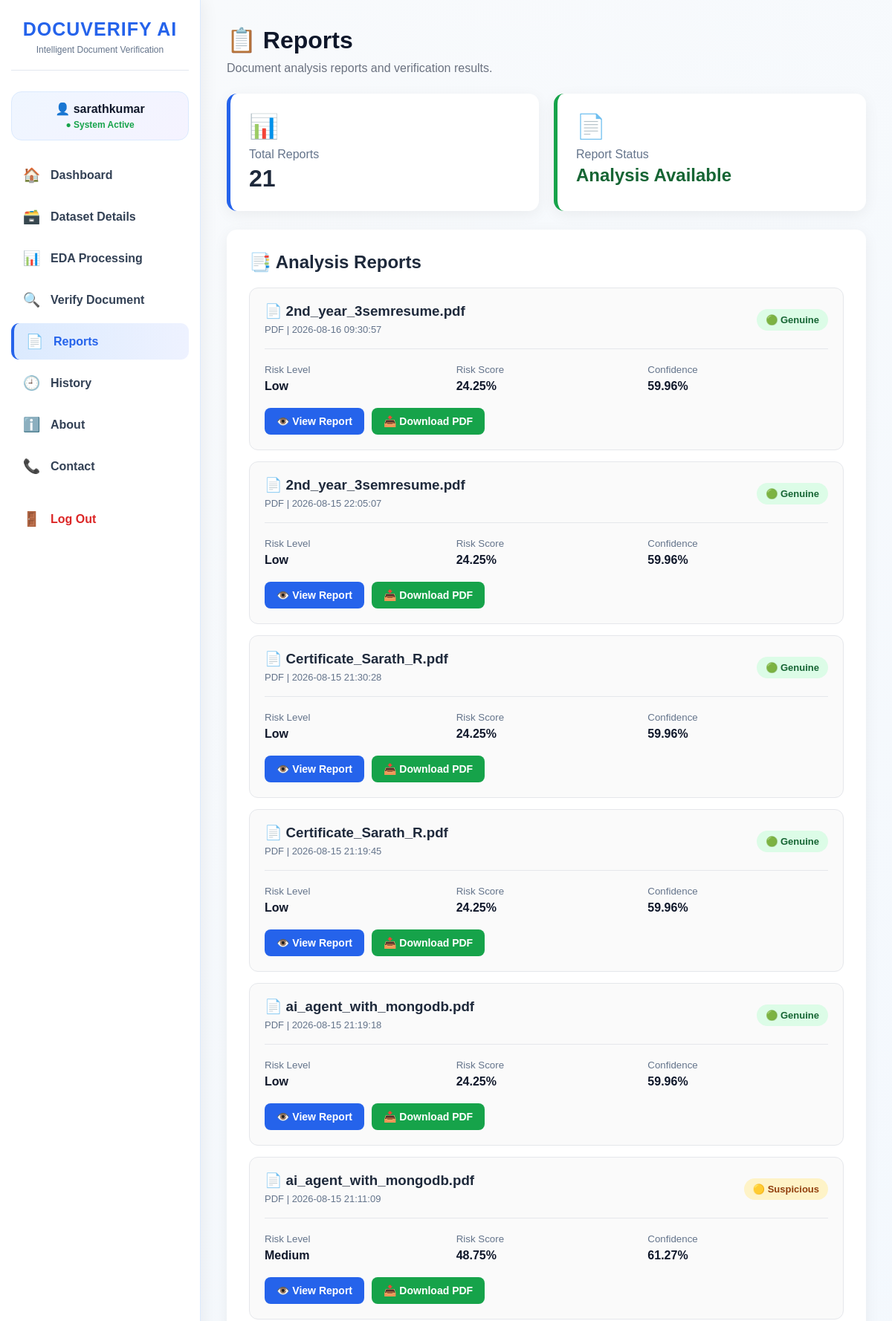
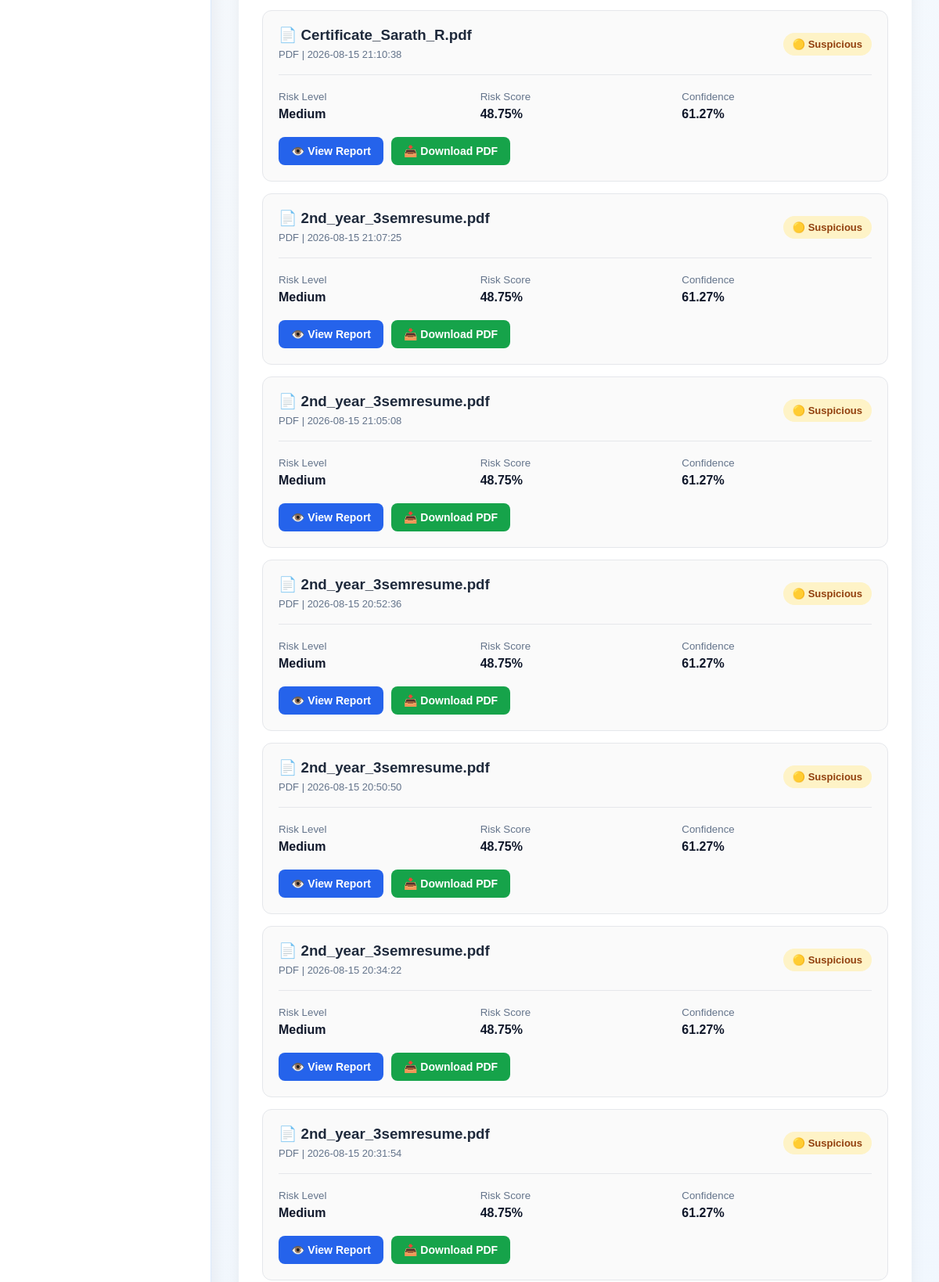
Screenshot of /reports (signed in, upper part) with the database file from the repository (2 pictures, top to bottom).
### tables this page shows
CREATE TABLE documents (

            id INTEGER PRIMARY KEY AUTOINCREMENT,

            username TEXT,

            filename TEXT,

            file_path TEXT,

            file_type TEXT,

            file_size INTEGER,

            status TEXT DEFAULT 'Pending',

            authenticity REAL DEFAULT 0,

            tampering REAL DEFAULT 0,

            risk_level TEXT DEFAULT 'Unknown',

            reason TEXT,

            analyzed_at TEXT

        , extracted_text
            TEXT, result
            TEXT DEFAULT 'Genuine', risk_score
            REAL DEFAULT 0, confidence
            REAL DEFAULT 0, reasons
            TEXT, updated_at
            TEXT, genuine_score REAL DEFAULT 0, suspicious_score REAL DEFAULT 0, tampering_score REAL DEFAULT 0, metadata_score REAL DEFAULT 0, text_issue_score REAL DEFAULT 0, keyword_score REAL DEFAULT 0, structure_score REAL DEFAULT 0, field_score REAL DEFAULT 0, text_length REAL DEFAULT 0, text_quality REAL DEFAULT 0, suspicious_keywords REAL DEFAULT 0, repeated_lines REAL DEFAULT 0, abnormal_symbols REAL DEFAULT 0, missing_fields REAL DEFAULT 0, metadata_anomaly REAL DEFAULT 0, tampering_indicators REAL DEFAULT 0);

### DOCUVERIFY_AI/app.py (the view)
@app.route("/reports")
@login_required
def reports():
    connection = get_db()
    documents = connection.execute(
        """
        SELECT *
        FROM documents

        WHERE username = ?

        ORDER BY id DESC
        """,
        (
            session["username"],
        )
    ).fetchall()
    connection.close()
    return render_template(
        "reports.html",
        documents=documents
    )

### DOCUVERIFY_AI/app.py (called while the page is built, shortened)
def get_db():
    connection = sqlite3.connect(
        DATABASE
    )
    connection.row_factory = sqlite3.Row
    return connection

def login_required(function):
    @wraps(function)
    def decorated_function(
        *args,
        **kwargs
    ):
        return function(
            *args,
            **kwargs
        )
    return decorated_function

### templates/reports.html (shortened to what this page needs)
{% extends "base.html" %}
{% block content %}
<h1>📋 Reports</h1>
<p style="
    color:#6b7280;
    margin:10px 0 25px;
">
    Document analysis reports and verification results.
</p>
<div style="
    display:grid;
    grid-template-columns:repeat(2,1fr);
    gap:20px;
    margin-bottom:25px;
">
    <div style="
        background:white;
        padding:25px;
        border-radius:14px;
        box-shadow:0 5px 20px rgba(0,0,0,0.06);
        border-left:5px solid #2563eb;
    ">
        <div style="font-size:32px;">
            📊
        </div>
        <p style="
            color:#64748b;
            margin-top:10px;
        ">
            Total Reports
        </p>
        <h1 style="
            color:#1e293b;
            margin-top:5px;
        ">
            {{ documents|length }}
        </h1>
    </div>
    <div style="
        background:white;
        padding:25px;
        border-radius:14px;
        box-shadow:0 5px 20px rgba(0,0,0,0.06);
        border-left:5px solid #16a34a;
    ">
        <div style="font-size:32px;">
            📄
        </div>
        <p style="
            color:#64748b;
            margin-top:10px;
        ">
            Report Status
        </p>
        <h2 style="
            color:#166534;
            margin-top:5px;
        ">
            Analysis Available
        </h2>
    </div>
</div>
<div style="
    background:white;
    padding:30px;
    border-radius:14px;
    box-shadow:0 5px 20px rgba(0,0,0,0.06);
">
    <h2 style="
        color:#1e293b;
        margin-bottom:20px;
    ">
        📑 Analysis Reports
    </h2>
    {% if documents %}
        {% for report in documents %}
        <div style="
            padding:20px;
            border:1px solid #e5e7eb;
            border-radius:12px;
            margin-bottom:15px;
            background:#fafafa;
        ">
            <div style="
                display:flex;
                justify-content:space-between;
                align-items:center;
                gap:15px;
                flex-wrap:wrap;
            ">
                <div>
                    <h3 style="
                        color:#1e293b;
                        margin-bottom:6px;
                    ">
                        📄 {{ report.filename }}
                    </h3>
                    <p style="
                        color:#64748b;
                        font-size:13px;
                    ">
                        {{ report.file_type or "Unknown" }}
                        |
                        {{ report.analyzed_at or "-" }}
                    </p>
                </div>
                <div>
                    {% if report.result == "Genuine" %}
                    <span style="
                        background:#dcfce7;
                        color:#166534;
                        padding:7px 12px;
                        border-radius:20px;
                        font-size:13px;
                        font-weight:bold;
                    ">
                        🟢 Genuine
                    </span>
                    {% elif report.result == "Suspicious" %}
                    <span style="
                        background:#fef3c7;
                        color:#92400e;
                        padding:7px 12px;
                        border-radius:20px;
                        font-size:13px;
                        font-weight:bold;
                    ">
                        🟡 Suspicious
                    </span>
                    {% endif %}
                </div>
            </div>
            <hr style="
                margin:18px 0;
                border:none;
                border-top:1px solid #e5e7eb;
            ">
            <div style="
                display:grid;
                grid-template-columns:
                    repeat(3,1fr);
                gap:15px;
            ">
                <div>
                    <small style="
                        color:#64748b;
                    ">
                        Risk Level
                    </small>
                    <p style="
                        margin-top:5px;
                        font-weight:bold;
                    ">
                        {{ report.risk_level }}
                    </p>
                </div>
                <div>
                    <small style="
                        color:#64748b;
                    ">
                        Risk Score
                    </small>
                    <p style="
                        margin-top:5px;
                        font-weight:bold;
                    ">
                        {{ "%.2f"|format(
                            report.risk_score or 0
                        ) }}%
                    </p>
                </div>
                <div>
                    <small style="
                        color:#64748b;
                    ">
                        Confidence
                    </small>
                    <p style="
                        margin-top:5px;
                        font-weight:bold;
                    ">
                        {{ "%.2f"|format(
                            report.confidence or 0
                        ) }}%
                    </p>
                </div>
            </div>
            <div style="
                margin-top:20px;
                display:flex;
                gap:10px;
                flex-wrap:wrap;
            ">
                <a
                    href="{{ url_for(
                        'result',
                        document_id=report.id
                    ) }}"
                    style="
                        background:#2563eb;
                        color:white;
                        padding:10px 16px;
                        text-decoration:none;
                        border-radius:8px;
                        font-size:14px;
                        font-weight:bold;
                    "
                >
                    👁️ View Report
                </a>
                <a
                    href="{{ url_for(
                        'download_report',
                        document_id=report.id
                    ) }}"
                    style="
                        background:#16a34a;
                        color:white;
                        padding:10px 16px;
                        text-decoration:none;
                        border-radius:8px;
                        font-size:14px;
                        font-weight:bold;
                    "
                >
                    📥 Download PDF
                </a>
            </div>
        </div>
        {% endfor %}
    {% endif %}
</div>
{% endblock %}

### templates/base.html (style rules this page uses)
* { margin: 0; padding: 0; box-sizing: border-box; }
body { font-family: Arial, Helvetica, sans-serif; background: #f1f5f9; color: #0f172a; min-height: 100vh; }
a { color: #2563eb; }

### rows the page displays
documents: filename "2nd_year_3semresume.pdf", file_type "PDF", analyzed_at "2026-08-16 09:30:57", result "🟢 Genuine", risk_level "Low", risk_score "24.25", confidence "59.96"
documents: filename "2nd_year_3semresume.pdf", file_type "PDF", analyzed_at "2026-08-15 22:05:07", result "🟢 Genuine", risk_level "Low", risk_score "24.25", confidence "59.96"
documents: filename "Certificate_Sarath_R.pdf", file_type "PDF", analyzed_at "2026-08-15 21:30:28", result "🟢 Genuine", risk_level "Low", risk_score "24.25", confidence "59.96"
documents: filename "Certificate_Sarath_R.pdf", file_type "PDF", analyzed_at "2026-08-15 21:19:45", result "🟢 Genuine", risk_level "Low", risk_score "24.25", confidence "59.96"
documents: filename "ai_agent_with_mongodb.pdf", file_type "PDF", analyzed_at "2026-08-15 21:19:18", result "🟢 Genuine", risk_level "Low", risk_score "24.25", confidence "59.96"
documents: filename "ai_agent_with_mongodb.pdf", file_type "PDF", analyzed_at "2026-08-15 21:11:09", result "🟡 Suspicious", risk_level "Medium", risk_score "48.75", confidence "61.27"
documents: filename "Certificate_Sarath_R.pdf", file_type "PDF", analyzed_at "2026-08-15 21:10:38", result "🟡 Suspicious", risk_level "Medium", risk_score "48.75", confidence "61.27"
documents: filename "2nd_year_3semresume.pdf", file_type "PDF", analyzed_at "2026-08-15 21:07:25", result "🟡 Suspicious", risk_level "Medium", risk_score "48.75", confidence "61.27"
documents: filename "2nd_year_3semresume.pdf", file_type "PDF", analyzed_at "2026-08-15 21:05:08", result "🟡 Suspicious", risk_level "Medium", risk_score "48.75", confidence "61.27"
documents: filename "2nd_year_3semresume.pdf", file_type "PDF", analyzed_at "2026-08-15 20:52:36", result "🟡 Suspicious", risk_level "Medium", risk_score "48.75", confidence "61.27"
documents: filename "2nd_year_3semresume.pdf", file_type "PDF", analyzed_at "2026-08-15 20:50:50", result "🟡 Suspicious", risk_level "Medium", risk_score "48.75", confidence "61.27"
documents: filename "2nd_year_3semresume.pdf", file_type "PDF", analyzed_at "2026-08-15 20:34:22", result "🟡 Suspicious", risk_level "Medium", risk_score "48.75", confidence "61.27"
documents: filename "2nd_year_3semresume.pdf", file_type "PDF", analyzed_at "2026-08-15 20:31:54", result "🟡 Suspicious", risk_level "Medium", risk_score "48.75", confidence "61.27"

### other values shown
{{ session.get("username") }} "sarathkumar"
{{ documents|length }} "21"
